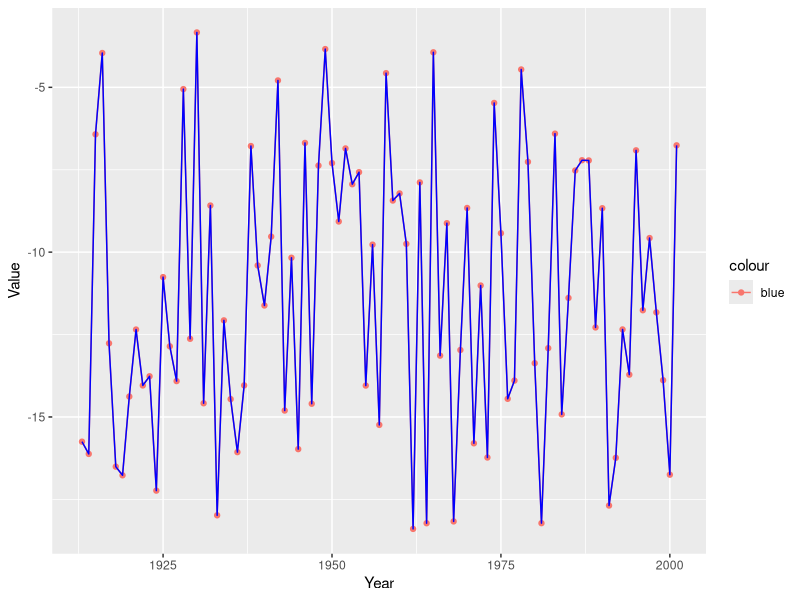
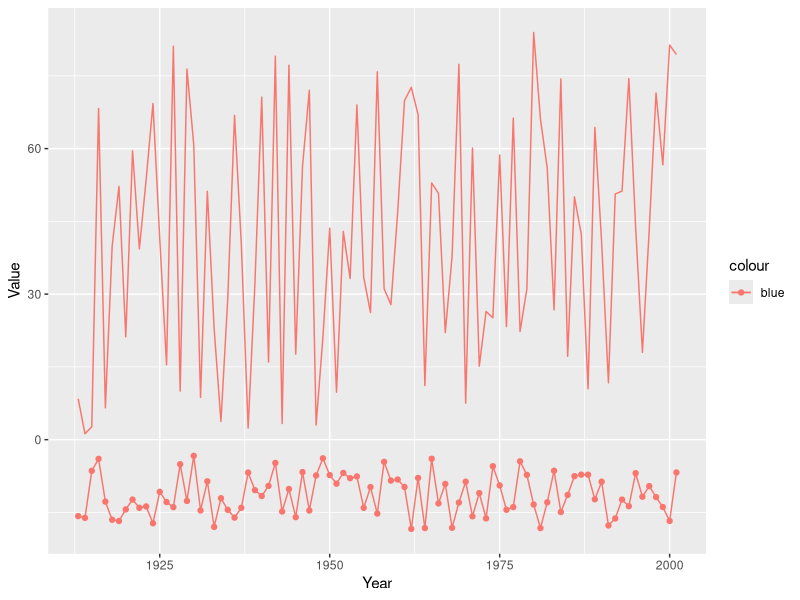
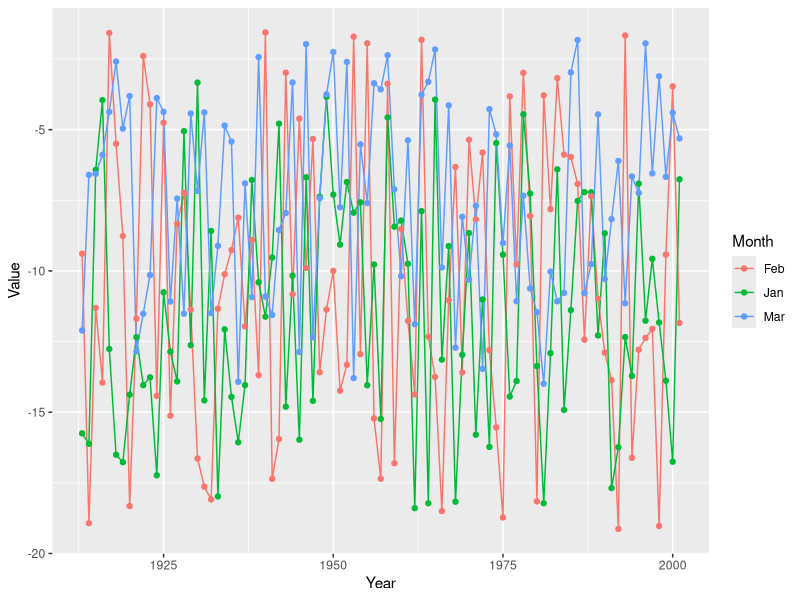
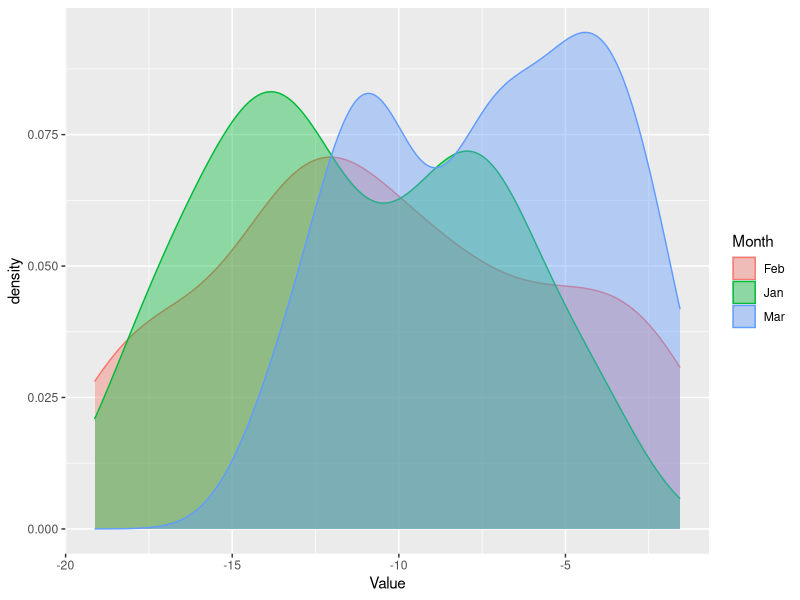
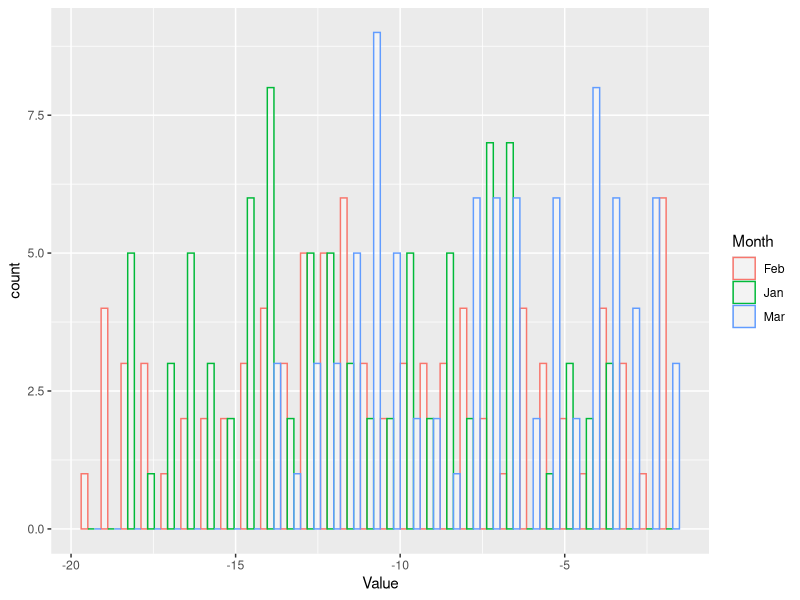
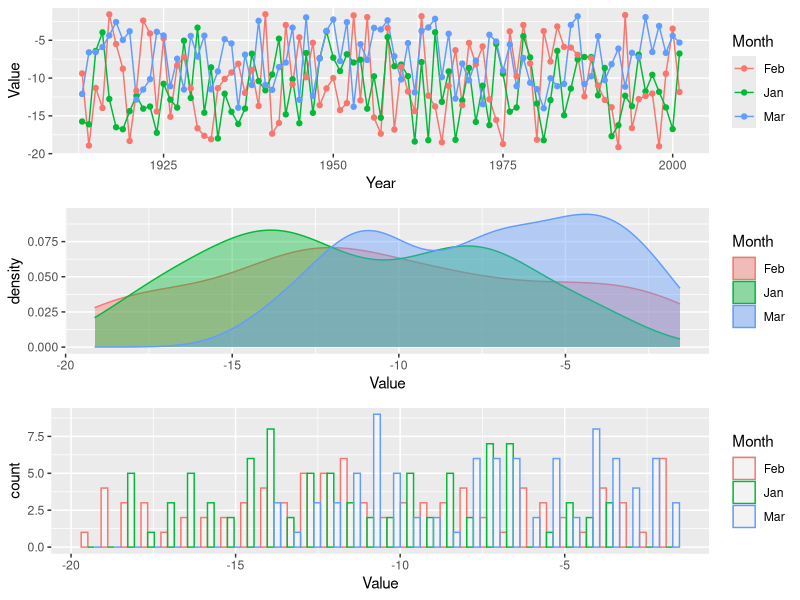
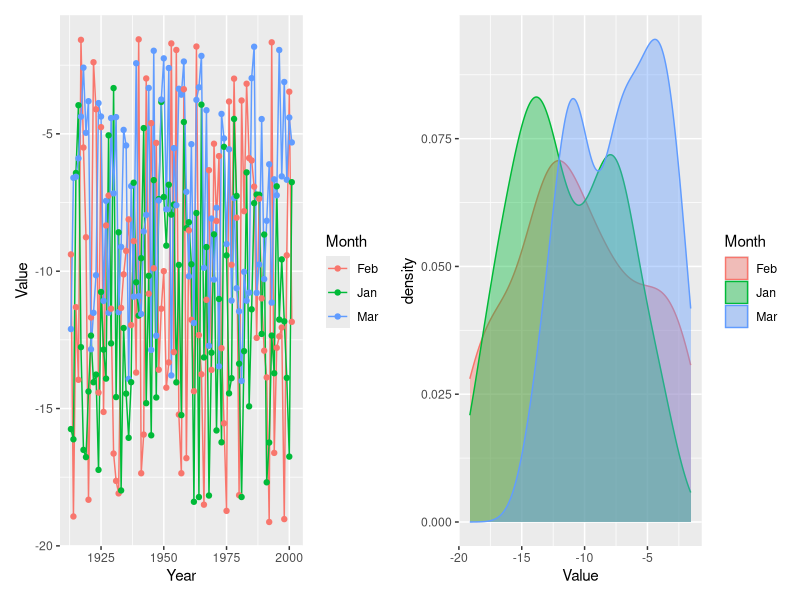
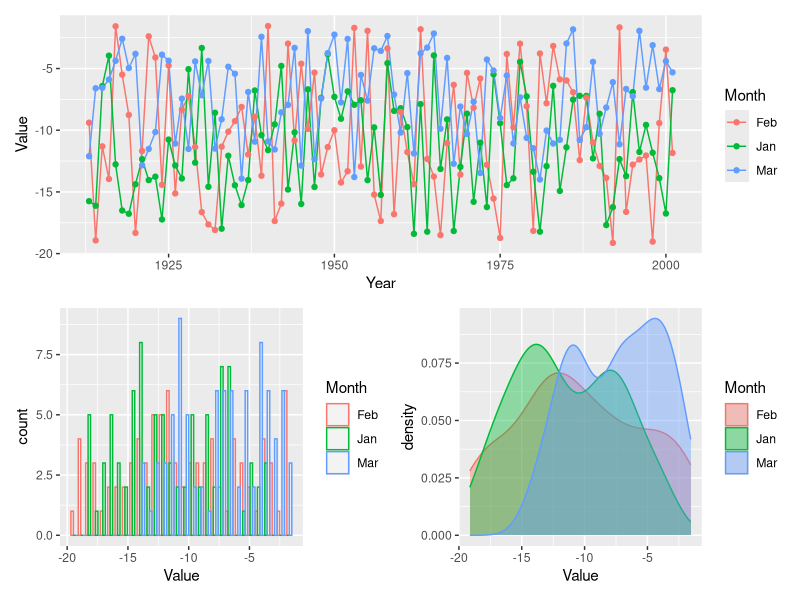

Write the R code that produced these figures, in order.
## ---- chunk 1
###############################################################
#~~~ Load required libraries
lib_names=c("ggplot2","gridExtra","utils","tidyr","cowplot", "RColorBrewer")

# If you see a prompt: Do you want to restart R prior to installing: Select **No**. 

# Install all necessary packages (Run once)
# invisible(suppressMessages
#           (suppressWarnings
#             (lapply
#               (lib_names,install.packages,repos="http://cran.r-project.org",
#                 character.only = T))))

# Load necessary packages
invisible(suppressMessages
          (suppressWarnings
            (lapply
              (lib_names,library, character.only = T))))
## ---- chunk 2

###############################################################
#~~~ Generate a dataset containing random numbers within specified ranges
Year = seq(1913,2001,1)
Jan = runif(89, -18.4, -3.2)
Feb = runif(89, -19.4, -1.2)
Mar = runif(89, -14, -1.8)
January = runif(89, 1, 86)
dat = data.frame(Year, Jan, Feb, Mar, January)
## ---- chunk 3

l1 = ggplot(data=dat, aes(x = Year, y = Jan, color = "blue")) + # Tell which data to plot
  geom_line() +      # Add a line
  geom_point() +     # Add a points
  xlab("Year") +     # Add labels to the axes
  ylab("Value")

# Or, they can be specified for any individual geometry
l1 + geom_line(linetype = "solid", color="Blue")  # Add a solid line
l1 + geom_line(aes(x = Year, y = January)) # Add a different data set

# There are tons of other built-in color scales and themes, such as scale_color_grey(), scale_color_brewer(), theme_classic(), theme_minimal(), and theme_dark()

# OR, CREATE YOUR OWN THEME! You can group themes together in one list
theme1 = theme(
  legend.position = "none",
  panel.background = element_blank(),
  plot.title = element_text(hjust = 0.5),
  axis.line = element_line(color = "black"),
  axis.text.y   = element_text(size = 11),
  axis.text.x   = element_text(size = 11),
  axis.title.y  = element_text(size = 11),
  axis.title.x  = element_text(size = 11),
  panel.border = element_rect(
    colour = "black",
    fill = NA,
    size = 0.5
  )
)
## ---- chunk 4
library(tidyr)

# There are two generally data formats: wide (horizontal) and long (vertical). In the horizontal format, every column represents a category of the data. In the vertical format, every row represents an observation for a particular category (think of each row as a data point). Both formats have their comparative advantages. We will now convert the data frame we randomly generated in the previous section to the long format. Here are several ways to do this:

# Using the gather function (the operator %>% is called pipe operator)
dat2 = dat %>% gather(Month, Value, -Year)

# This is equivalent to: 
dat2 = gather(data=dat, Month, Value, -Year)

# Using pivot_longer and selecting all of the columns we want. This function is the best!
dat2 = dat %>% pivot_longer(cols = c(Jan, Feb, Mar), names_to = "Month", values_to = "Value") 

# Or we can choose to exclude the columns we don't want
dat2 = dat %>% pivot_longer(cols = -c(Year,January), names_to = "Month", values_to = "Value") 

head(dat2) # The data is now shaped in the long format
## ---- chunk 5
# LINE PLOT
l = ggplot(dat2, aes(x = Year, y = Value, group = Month)) +
  geom_line(aes(color = Month)) +
  geom_point(aes(color = Month))
l
## ---- chunk 6
# DENSITY PLOT
d = ggplot(dat2, aes(x = Value))
d = d + geom_density(aes(color = Month, fill = Month), alpha=0.4) # Alpha specifies transparency
d
## ---- chunk 7
# HISTOGRAM
h = ggplot(dat2, aes(x = Value))
h = h + geom_histogram(aes(color = Month, fill = Month), alpha=0.4,
                 fill = "white",
                 position = "dodge")
h
## ---- chunk 8
# The plots can be displayed together on one image using 
# grid.arrange from the gridExtra package
img = grid.arrange(l, d, h, nrow=3)

# Finally, plots created using ggplot can be saved using ggsave
ggsave("grid_plot_1.png", 
       plot = img, 
       device = "png", 
       width = 6, 
       height = 4, 
       units = c("in"), 
       dpi = 600)
## ---- chunk 9

img2=cowplot::plot_grid(l, d, h, nrow = 3, align = "v") # "v" aligns vertical axes and "h" aligns horizontal axes

ggsave("grid_plot_2.png", 
       plot = img2, 
       device = "png", 
       width = 6, 
       height = 4, 
       units = c("in"), 
       dpi = 600)
## ---- chunk 10
#install.packages("patchwork")
library(patchwork)

l+d
l/ (h+d)
# Try: l/d/h or (l+d)/h 

# Make your own design for arranging plots (the # sign means empty space): 
design <- "
  111
  2#3
"
l + d + h + plot_layout(design = design)


